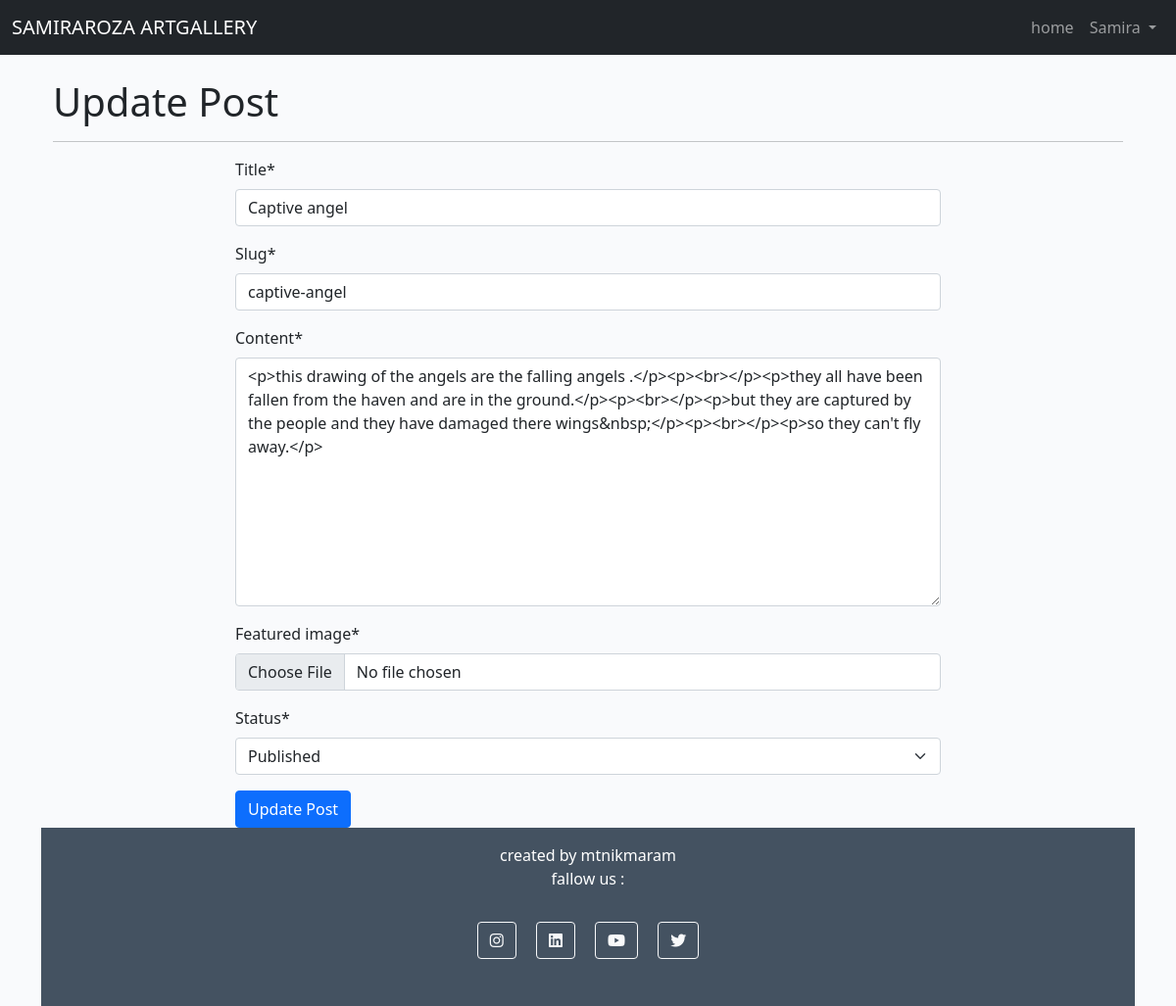
The page /update_post/captive-angel/ (signed in) on the database its author committed.
### store/models.py (models this page shows, shortened)
class Post(models.Model):
    title = models.CharField(max_length=200, unique=True)
    slug = models.SlugField(max_length=200, unique=True)
    author = models.ForeignKey(User, on_delete=models.CASCADE, related_name="blog_posts")
    updated_on = models.DateTimeField(auto_now=True)
    content = models.TextField()
    featured_image = CloudinaryField('image', default='placeholder')
    excerpt = models.TextField(blank=True)
    created_on = models.DateTimeField(auto_now_add=True)
    status = models.IntegerField(choices=STATUS, default=0)
    likes = models.ManyToManyField(User, related_name='blogpost_like', blank=True)
    approved = models.BooleanField(default=False)
    class Meta:
        ordering = ["-created_on"]

### store/views.py (the view, shortened to what this page needs)
# urls.py: path('update_post/<slug:slug>/', views.UpdatePostView.as_view(), name='update_post'),
class UpdatePostView(View):
    def get(self, request, slug):
        post = get_object_or_404(Post, slug=slug, author=request.user)
        form = PostForm(instance=post)
        return render(request, 'update_post.html', {'form': form, 'post': post})

### store/forms.py
class PostForm(forms.ModelForm):
    class Meta:
        model = Post
        fields = ('title', 'slug', 'content', 'featured_image', 'status',)
        widgets = {
            'title': forms.TextInput(attrs={'class': 'form-control'}),
            'content': forms.Textarea(attrs={'class': 'form-control'}),
            'featured_image': forms.FileInput(attrs={'class': 'form-control-file', 'accept': 'image/*'}),
        }
    featured_image = forms.ImageField(required=True)

### templates/update_post.html (shortened to what this page needs)
{% extends 'base.html' %}
{% block content %}
{% load crispy_forms_tags %}
<div class="container">
    <h1 class="headline mt-4">Update Post</h1>
    <hr>
    <div class="row justify-content-center">
        <div class="col-lg-8">
            <form method="post" enctype="multipart/form-data">
                {{ form|crispy }}
                <button type="submit" class="btn btn-primary">Update Post</button>
            </form>
        </div>
    </div>
</div>
{% endblock content %}

### templates/base.html (shortened to what this page needs)
{% load static %}
<!DOCTYPE html>
<html lang="en-US">
<head>
    <link href="https://cdn.jsdelivr.net/npm/bootstrap@5.0.1/dist/css/bootstrap.min.css" rel="stylesheet"
>
    <link rel="stylesheet" href="{% static 'css/style.css' %}">
    <link rel="stylesheet" href="https://cdnjs.cloudflare.com/ajax/libs/font-awesome/6.2.0/css/all.min.css">
</head>
<body class="d-flex flex-column h-100 main-bg">
    <nav class="navbar navbar-expand-lg navbar-dark bg-dark">
        <div class="container-fluid">
            <a class="navbar-brand" href="{% url 'home'%}">SAMIRAROZA ARTGALLERY</a>
            <div class="collapse navbar-collapse" id="navbarNavDropdown">
                <ul class="navbar-nav ms-auto">
                    <li class="nav-item">
                        <a class="nav-link" href="{% url 'home'%}">home</a>
                    </li>
            {% if user.is_authenticated %}
                    <li class="nav-item dropdown">
                        <a class="nav-link dropdown-toggle" href="#" role="button" data-bs-toggle="dropdown"
                            aria-expanded="false">
                            {{ user }}
                        </a>
                    </li>
                    {% else %}
                    <li><a class="nav-link" href="{% url 'account_login' %}">Log In / Sign Up</a></li>
                </ul>
            </div>
            {% endif %}
        </div>
    </nav>
    <div class="container">
    <main class="flex-shrink-0 main-bg">
        {% block content %}
        {% endblock content %}
    </main>
    <footer class="footer mt-auto py-3 dark-bg">
        <p class="m-0 text-center text-white">created by mtnikmaram</p>
        <p class="m-0 text-center text-white">fallow us : </p>
        <div class="text-center my-4">
            <a class="btn btn-outline-light btn-floating m-2" href="https://www.instagram.com/" target="_blank"
                rel="noopener" aria-label="Visit our Instagram page (opens in a new tab)" role="button"><i
                    class="fab fa-instagram"></i></a>
            <a class="btn btn-outline-light btn-floating m-2" href="https://www.linkedin.com/" target="_blank"
                rel="noopener" aria-label="Visit our Linkedin page (opens in a new tab)" role="button"><i
                    class="fab fa-linkedin"></i></a>
            <a class="btn btn-outline-light btn-floating m-2" href="https://youtube.com/" target="_blank"
                rel="noopener" aria-label="Visit our Youtube page (opens in a new tab)" role="button"><i
                    class="fab fa-youtube"></i></a>
            <a class="btn btn-outline-light btn-floating m-2" href="https://twitter.com/" target="_blank"
                rel="noopener" aria-label="Visit our Twitter page (opens in a new tab)" role="button"><i
                    class="fab fa-twitter"></i></a>
        </div>
    </footer>
</body>
</html>

### static/css/style.css (style rules this page uses)
body { background-color: #F9FAFC; }
.dark-bg { background-color: #445261; }
.main-bg { background-color: #F9FAFC; }

### rows shown on the page
Post: title "Captive angel", slug "captive-angel", content "<p>this drawing of the angels are the falling angels .</p><p><br></p><p>they all have been fallen from the haven and are in the ground.</p><p><br></p><p>but they are captured by the people and they have damaged there wings&nbsp;</p><p><br></p><p>so they can't fly away.</p>", status "Published"

### other values the page prints
{{ user }} "Samira"
